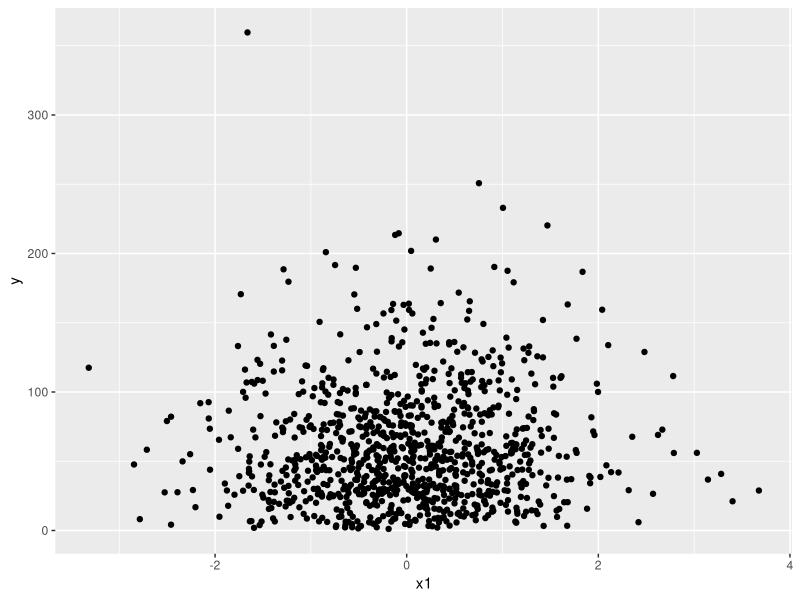
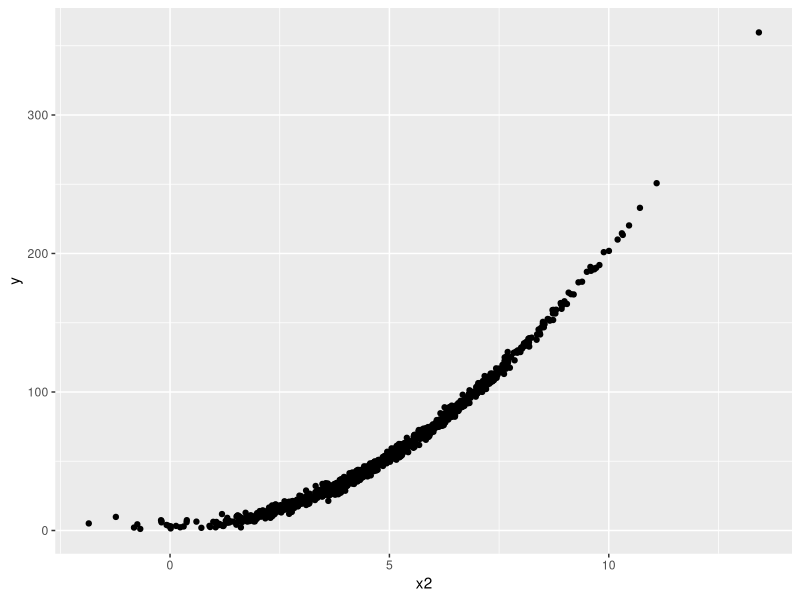

Reproduce these figures in R, in order.
## ---- chunk 1
knitr::opts_chunk$set(echo = TRUE)
library(tidyverse)
## ---- chunk 2
# Let's generate our linear and non-linear variables
n <- 1000

x1 <- rnorm(n) # linear and normally distributed

x2 <- 2 + 3 + rnorm(n, sd = 2) # non-linear
## ---- chunk 3
# establish model paramaters
beta0 <- 3
beta1 <- 1.1
beta2 <- 2
sigma <- 2
## ---- chunk 4
#simulate y
y <- beta0 + beta1 * x1 + beta2 * x2^2 + rnorm(n, sd = sigma)

dat <- tibble(y, x1, x2)
## ---- chunk 5
# visualize independent and dependent variables
ggplot(data = dat, aes(x = x1, y = y)) +
  geom_point()

ggplot(data = dat, aes(x = x2, y = y)) +
  geom_point()
## ---- chunk 6
# run regression model with both variables

## First option:
dat <- dat %>% mutate(x2_new = x2^2)

summary(lm(y ~ x1 + x2_new, data = dat))
## ---- chunk 7
## Second option: using the Identitiy `I()` function

summary(lm(y ~ x1 + I(x2^2), data = dat))
## ---- chunk 8
# Third option: using the poly() function

summary(lm(y ~ x1 + poly(x2, 2), data = dat))
## ---- chunk 9
# must use `raw = TRUE` within poly for coefficient interpretability
summary(lm(y ~ x1 + poly(x2, 2, raw = TRUE), data = dat))
## ---- chunk 10
# make a linear model with the two predictor variables interacting
summary(lm(y ~ x1 + I(x2^2) + x1 * I(x2^2), data = dat))
